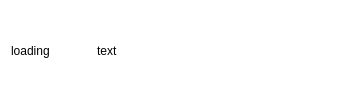
<?xml version="1.0" encoding="UTF-8"?>
<ui version="4.0">
 <class>pay_helper_loading</class>
 <widget class="QDialog" name="pay_helper_loading">
  <property name="geometry">
   <rect>
    <x>0</x>
    <y>0</y>
    <width>341</width>
    <height>102</height>
   </rect>
  </property>
  <property name="windowTitle">
   <string>Dialog</string>
  </property>
  <property name="styleSheet">
   <string notr="true">QDialog{
	background-color:white;
}</string>
  </property>
  <layout class="QHBoxLayout" name="horizontalLayout">
   <item>
    <widget class="QLabel" name="label_loading">
     <property name="minimumSize">
      <size>
       <width>80</width>
       <height>80</height>
      </size>
     </property>
     <property name="maximumSize">
      <size>
       <width>80</width>
       <height>80</height>
      </size>
     </property>
     <property name="text">
      <string>loading</string>
     </property>
     <property name="scaledContents">
      <bool>true</bool>
     </property>
    </widget>
   </item>
   <item>
    <widget class="QLabel" name="label_text">
     <property name="text">
      <string>text</string>
     </property>
    </widget>
   </item>
  </layout>
 </widget>
 <resources/>
 <connections/>
</ui>
